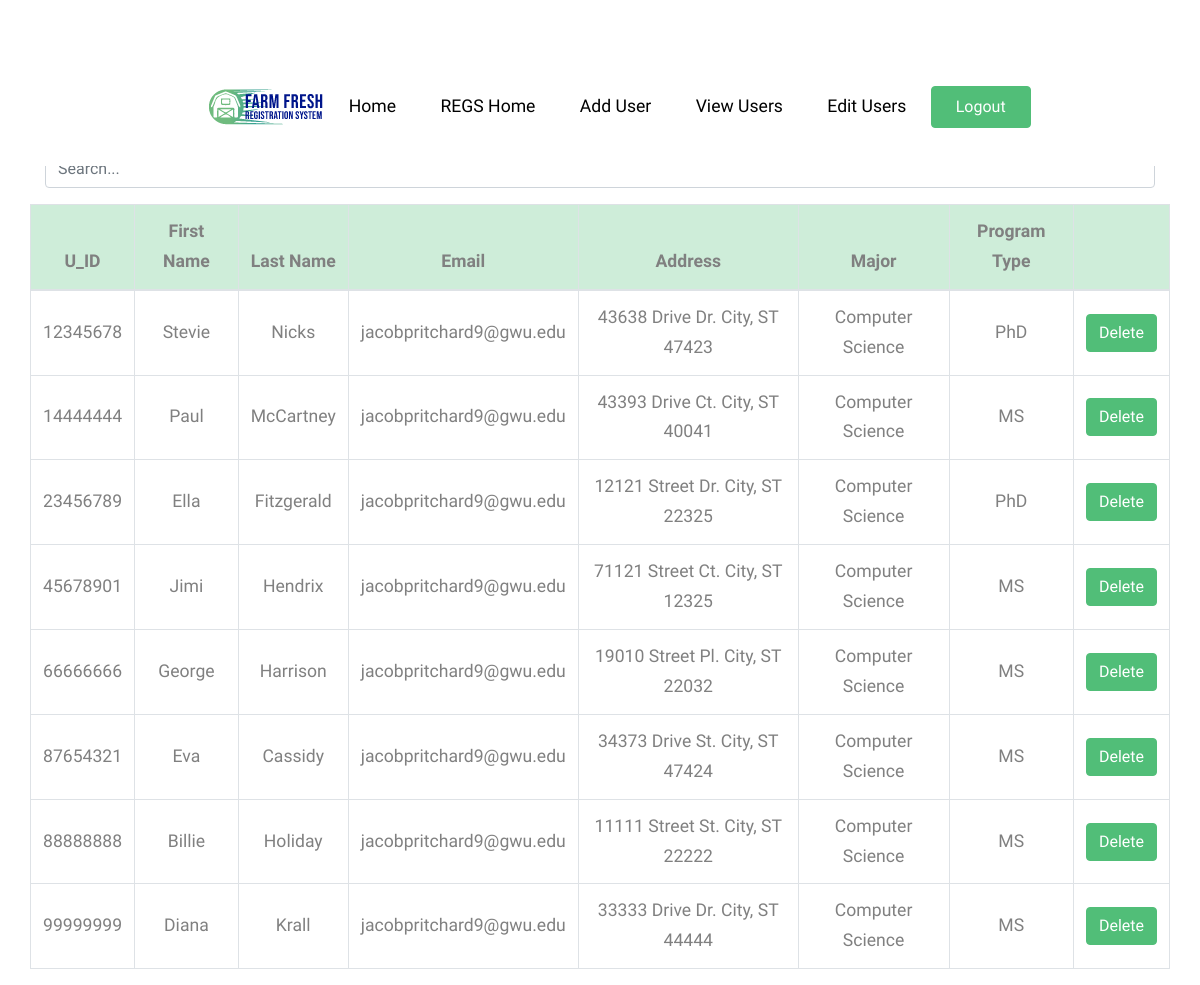
The app's page /REGS/src/students.php (signed in) with its own data.
### tables this page shows
create table student(
u_id int NOT NULL,
fname varchar(20) NOT NULL,
lname varchar(20) NOT NULL,
addr varchar(50) NOT NULL,
email varchar(30) NOT NULL,
major varchar(20) NOT NULL,
degree varchar(3),
gpa decimal(3,2),
gradapp int,
form1status int,
advisor int,
primary key (u_id),
foreign key (u_id) references users(id)
);

### REGS/src/students.php (the view, shortened to what this page needs)
<?php
require_once ('header.php');
$dbc = mysqli_connect(DB_HOST, DB_USER, DB_PASSWORD, DB_NAME);
?>
<!DOCTYPE html>
<html lang="en">
<head>
</head>
<body>
	<div class="container mt-5 pt-3">
        <h1 class="text-primary"> Students </h1> <br>
		<input class="form-control" id="search_filter" type="text" placeholder="Search...">
		<div class="row mt-3">
			<table class="table table-bordered">
				<thead>
					<tr class="text-center table-primary">
						<th scope="col">  U_ID </th>
						<th scope="col"> First Name </th>
						<th scope="col"> Last Name </th>
						<th scope="col"> Email </th>
						<th scope="col"> Address </th>
						<th scope="col"> Major </th>
						<th scope="col"> Program Type </th>
						<th> </th>
					</tr>
				</thead>
				<tbody id="student_table">
			<?php
				$query = 'SELECT u_id, fname, lname, email, addr, major, degree
						  FROM student';
				$students = mysqli_query ($dbc, $query);
				while ($students && $s = mysqli_fetch_assoc ($students)) {
					echo '<tr class="text-center">';
					foreach ($s as $data) {
						echo '<td class="align-middle">' . $data . '</td>';
					}
					echo '<td class="align-middle">';
					echo '<a href="students.php?id='. $s['u_id'] .'" class="btn btn-primary"> Delete </a>';
					echo '</td> </tr>';
				}
			?>
				</tbody>
			</table>
		</div>
	</div>
</body>
</html>

### REGS/src/css/style.css (style rules this page uses)
body { line-height: 1.7; color: gray; font-weight: 300; font-size: 1.1rem; }
a { -webkit-transition: .3s all ease; -o-transition: .3s all ease; transition: .3s all ease; }
h1, h2, h3, h4, h5, .h1, .h2, .h3, .h4, .h5 { font-family: "Muli", -apple-system, BlinkMacSystemFont, "Segoe UI", Roboto, "Helvetica Neue", Arial, sans-serif, "Apple Color Emoji", "Segoe UI Emoji", "Segoe UI Symbol", "Noto Color Emoji"; }

### records on screen
student: u_id "12345678", fname "Stevie", lname "Nicks", email "jacobpritchard9@gwu.edu", addr "43638 Drive Dr. City, ST 47423", major "Computer Science", degree "PhD"
student: u_id "14444444", fname "Paul", lname "McCartney", email "jacobpritchard9@gwu.edu", addr "43393 Drive Ct. City, ST 40041", major "Computer Science", degree "MS"
student: u_id "23456789", fname "Ella", lname "Fitzgerald", email "jacobpritchard9@gwu.edu", addr "12121 Street Dr. City, ST 22325", major "Computer Science", degree "PhD"
student: u_id "45678901", fname "Jimi", lname "Hendrix", email "jacobpritchard9@gwu.edu", addr "71121 Street Ct. City, ST 12325", major "Computer Science", degree "MS"
student: u_id "66666666", fname "George", lname "Harrison", email "jacobpritchard9@gwu.edu", addr "19010 Street Pl. City, ST 22032", major "Computer Science", degree "MS"
student: u_id "87654321", fname "Eva", lname "Cassidy", email "jacobpritchard9@gwu.edu", addr "34373 Drive St. City, ST 47424", major "Computer Science", degree "MS"
student: u_id "88888888", fname "Billie", lname "Holiday", email "jacobpritchard9@gwu.edu", addr "11111 Street St. City, ST 22222", major "Computer Science", degree "MS"
student: u_id "99999999", fname "Diana", lname "Krall", email "jacobpritchard9@gwu.edu", addr "33333 Drive Dr. City, ST 44444", major "Computer Science", degree "MS"
